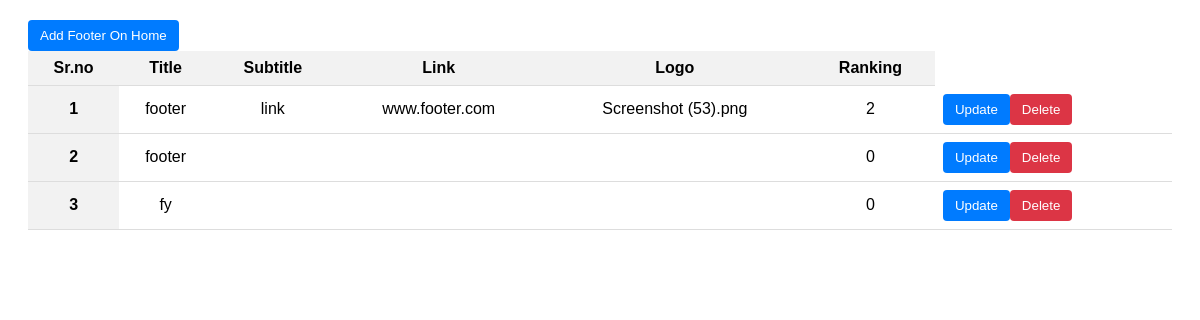
The app's page /admin_dashboard/footer_home_display.php with its own data.
### tables this page shows
CREATE TABLE `footer_home` (
  `id` int(11) NOT NULL,
  `title` varchar(255) DEFAULT NULL,
  `subtitle` varchar(255) DEFAULT NULL,
  `link` varchar(255) DEFAULT NULL,
  `logo` varchar(255) DEFAULT NULL,
  `ranking` int(11) DEFAULT NULL
);

### admin_dashboard/footer_home_display.php (the view, shortened to what this page needs)
<?php
include "connect.php";
?>
<!DOCTYPE html>
<html lang="en">
<head>
</head>
<body>
    <div class ="container">
    <button class="btn btn-primary my-5"><a onclick="loadPage('footer_home.php')" class="text-light">Add Footer On Home</a>
        </button>
<table class="table">
  <thead>
    <tr>
      <th scope="col">Sr.no</th>
      <th scope="col">Title</th>
      <th scope="col">Subtitle</th>
      <th scope="col">Link</th>
      <th scope="col">Logo</th>
      <th scope="col">Ranking</th>
    </tr>
  </thead>
  <tbody>
<?php
$sql = "SELECT * FROM footer_home";
$result = mysqli_query($conn, $sql);
if ($result) {
    while ($row = mysqli_fetch_assoc($result)) {
        $id = $row['id'];
        $title = $row['title'];
        $subtitle = $row['subtitle'];
        $link = $row['link'];
        $logo = $row['logo'];
        $ranking = $row['ranking'];
        echo '<tr>
            <th scope="row">'.$id.'</th>
            <td>'.$title.'</td>
            <td>'.$subtitle.'</td>
            <td>'.$link.'</td>
            <td>'.$logo.'</td>
            <td>'.$ranking.'</td>
            <td>
    <button class="btn btn-primary"><a href="footer_home_up.php?updateid='.$id.'" class="text-light">Update</a></button>
    <button class="btn btn-danger"><a href="footer_home_del.php?deleteid='.$id.'"class="text-light">Delete</a></button>
</td>
</tr>';
    }
}
?>
 </tbody>
</table>
</div>
</body>
</html>

### admin_dashboard/footer_home_display.php (style rules this page uses)
body { font-family: Arial, sans-serif; }
.container { margin: 20px; text-align: center; }
.btn { padding: 8px 12px; border: none; border-radius: 4px; cursor: pointer; text-decoration: none; color: white; float: left; }
.btn-primary { background-color: #007bff; }
.btn-danger { background-color: #dc3545; }
.table { width: 100%; border-collapse: collapse; margin-top: 20px; }
.table th, .table td { padding: 8px; border-bottom: 1px solid #ddd; }
.table th { background-color: #f2f2f2; font-weight: bold; }
.text-light { color: white; text-decoration: none; }

### records on screen
footer_home: id "1", title "footer", subtitle "link", link "www.footer.com", logo "Screenshot (53).png", ranking "2"
footer_home: id "2", title "footer", ranking "0"
footer_home: id "3", title "fy", ranking "0"
